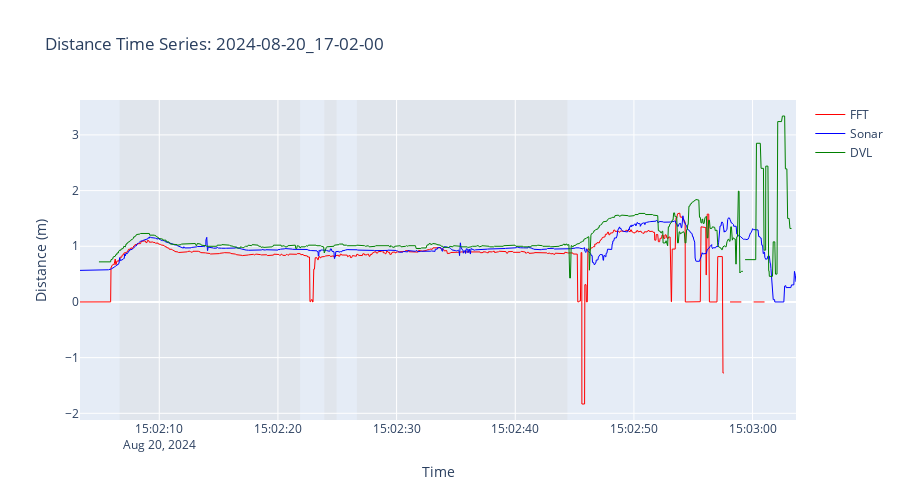
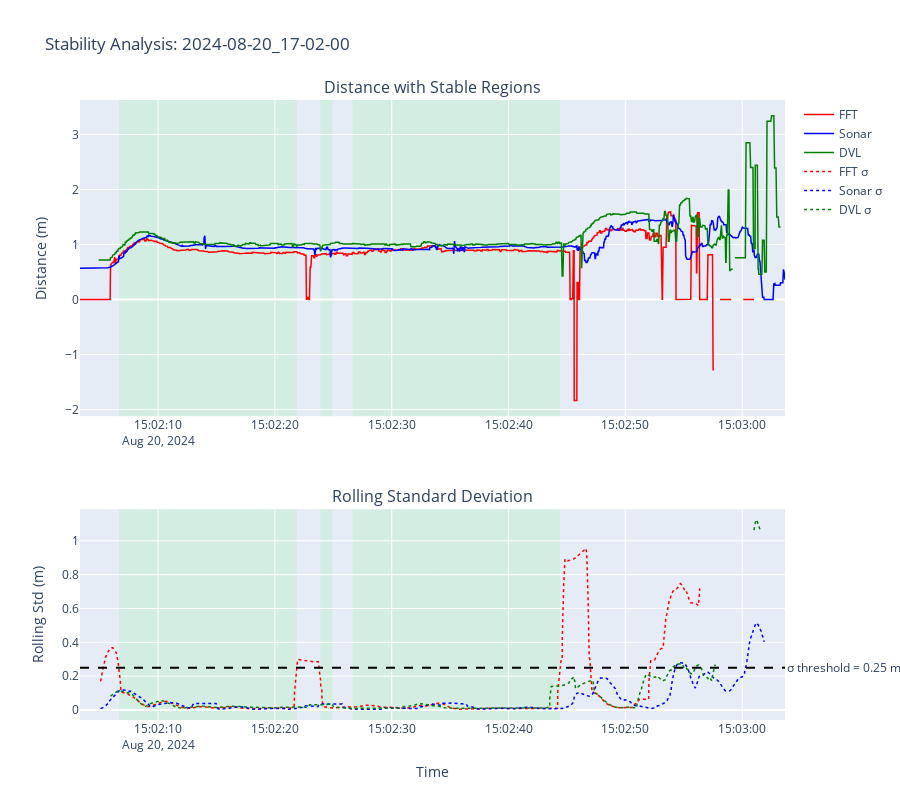
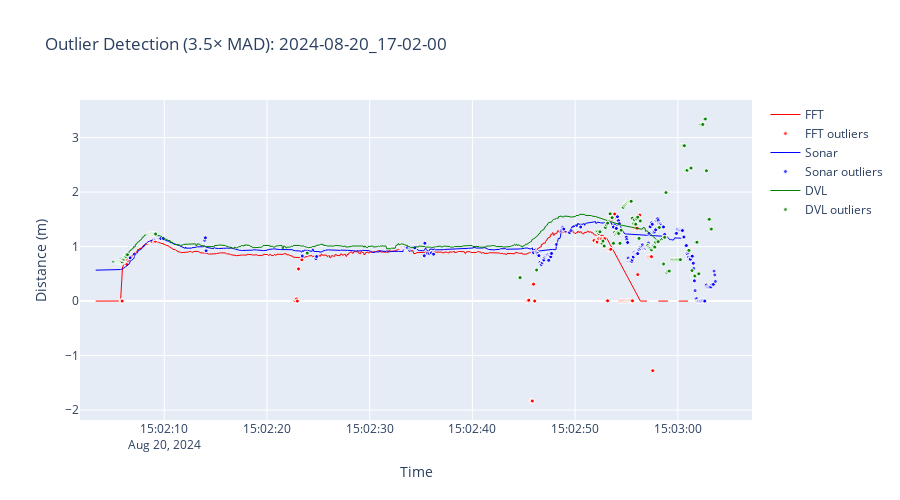
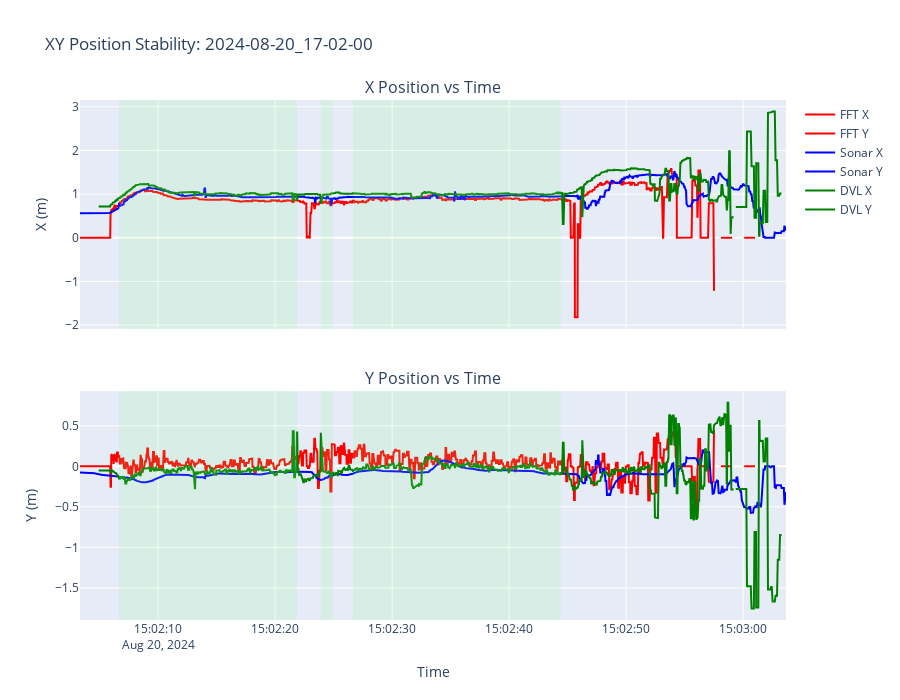

These figures' notebook cell, in order:
### Markdown cell above
## Generate Visualizations

### Code cell
print("\n=== GENERATING VISUALIZATIONS ===\n")

figs = create_visualizations(
    df, segments, TARGET_BAG, PLOTS_DIR,
    sigma_thresh=SIGMA_THRESH,
    outlier_k=OUTLIER_K
)

# Display plots
for name, fig in figs.items():
    print(f"\nDisplaying {name}...")
    fig.show()

print(f"\n✓ All plots saved to: {PLOTS_DIR}")

### Figure 1 — Plotly figure (JSON) as saved in the notebook; plotly's stock layout.template omitted (floating-point values rounded to 4 significant figures; data arrays with more than 128 entries replaced by an {"elided": "..."} marker saying what was removed)
{"data": [{"line": {"color": "red", "width": 1}, "mode": "lines", "name": "FFT", "type": "scatter", "x": {"elided": "1851 str values"}, "y": {"elided": "1851 float values"}}, {"line": {"color": "blue", "width": 1}, "mode": "lines", "name": "Sonar", "type": "scatter", "x": {"elided": "1851 str values"}, "y": {"elided": "1851 float values"}}, {"line": {"color": "green", "width": 1}, "mode": "lines", "name": "DVL", "type": "scatter", "x": {"elided": "1851 str values"}, "y": {"elided": "1851 float values"}}], "layout": {"height": 500, "hovermode": "x unified", "shapes": [{"fillcolor": "lightgray", "layer": "below", "line": {"width": 0}, "opacity": 0.3, "type": "rect", "x0": "2024-08-20T15:02:06.661056", "x1": "2024-08-20T15:02:21.868949", "xref": "x", "y0": 0, "y1": 1, "yref": "y domain"}, {"fillcolor": "lightgray", "layer": "below", "line": {"width": 0}, "opacity": 0.3, "type": "rect", "x0": "2024-08-20T15:02:23.913272", "x1": "2024-08-20T15:02:24.941790", "xref": "x", "y0": 0, "y1": 1, "yref": "y domain"}, {"fillcolor": "lightgray", "layer": "below", "line": {"width": 0}, "opacity": 0.3, "type": "rect", "x0": "2024-08-20T15:02:26.655815", "x1": "2024-08-20T15:02:44.398745", "xref": "x", "y0": 0, "y1": 1, "yref": "y domain"}], "title": {"text": "Distance Time Series: 2024-08-20_17-02-00"}, "xaxis": {"title": {"text": "Time"}}, "yaxis": {"title": {"text": "Distance (m)"}}}}

### Figure 2 — Plotly figure (JSON) as saved in the notebook; plotly's stock layout.template omitted (floating-point values rounded to 4 significant figures; data arrays with more than 128 entries replaced by an {"elided": "..."} marker saying what was removed)
{"data": [{"line": {"color": "red", "width": 1.5}, "mode": "lines", "name": "FFT", "type": "scatter", "x": {"elided": "1851 str values"}, "xaxis": "x", "y": {"elided": "1851 float values"}, "yaxis": "y"}, {"line": {"color": "blue", "width": 1.5}, "mode": "lines", "name": "Sonar", "type": "scatter", "x": {"elided": "1851 str values"}, "xaxis": "x", "y": {"elided": "1851 float values"}, "yaxis": "y"}, {"line": {"color": "green", "width": 1.5}, "mode": "lines", "name": "DVL", "type": "scatter", "x": {"elided": "1851 str values"}, "xaxis": "x", "y": {"elided": "1851 float values"}, "yaxis": "y"}, {"line": {"color": "red", "dash": "dot", "width": 1.5}, "mode": "lines", "name": "FFT σ", "type": "scatter", "x": {"elided": "1851 str values"}, "xaxis": "x2", "y": {"elided": "1851 float values"}, "yaxis": "y2"}, {"line": {"color": "blue", "dash": "dot", "width": 1.5}, "mode": "lines", "name": "Sonar σ", "type": "scatter", "x": {"elided": "1851 str values"}, "xaxis": "x2", "y": {"elided": "1851 float values"}, "yaxis": "y2"}, {"line": {"color": "green", "dash": "dot", "width": 1.5}, "mode": "lines", "name": "DVL σ", "type": "scatter", "x": {"elided": "1851 str values"}, "xaxis": "x2", "y": {"elided": "1851 float values"}, "yaxis": "y2"}], "layout": {"annotations": [{"font": {"size": 16}, "showarrow": false, "text": "Distance with Stable Regions", "x": 0.5, "xanchor": "center", "xref": "paper", "y": 1, "yanchor": "bottom", "yref": "paper"}, {"font": {"size": 16}, "showarrow": false, "text": "Rolling Standard Deviation", "x": 0.5, "xanchor": "center", "xref": "paper", "y": 0.34, "yanchor": "bottom", "yref": "paper"}, {"showarrow": false, "text": "σ threshold = 0.25 m", "x": 1, "xanchor": "left", "xref": "x2 domain", "y": 0.25, "yanchor": "middle", "yref": "y2"}], "height": 800, "hovermode": "x unified", "shapes": [{"fillcolor": "lightgreen", "layer": "below", "line": {"width": 0}, "opacity": 0.2, "type": "rect", "x0": "2024-08-20T15:02:06.661056", "x1": "2024-08-20T15:02:21.868949", "xref": "x", "y0": 0, "y1": 1, "yref": "y domain"}, {"fillcolor": "lightgreen", "layer": "below", "line": {"width": 0}, "opacity": 0.2, "type": "rect", "x0": "2024-08-20T15:02:23.913272", "x1": "2024-08-20T15:02:24.941790", "xref": "x", "y0": 0, "y1": 1, "yref": "y domain"}, {"fillcolor": "lightgreen", "layer": "below", "line": {"width": 0}, "opacity": 0.2, "type": "rect", "x0": "2024-08-20T15:02:26.655815", "x1": "2024-08-20T15:02:44.398745", "xref": "x", "y0": 0, "y1": 1, "yref": "y domain"}, {"line": {"color": "black", "dash": "dash"}, "type": "line", "x0": 0, "x1": 1, "xref": "x2 domain", "y0": 0.25, "y1": 0.25, "yref": "y2"}, {"fillcolor": "lightgreen", "layer": "below", "line": {"width": 0}, "opacity": 0.2, "type": "rect", "x0": "2024-08-20T15:02:06.661056", "x1": "2024-08-20T15:02:21.868949", "xref": "x2", "y0": 0, "y1": 1, "yref": "y2 domain"}, {"fillcolor": "lightgreen", "layer": "below", "line": {"width": 0}, "opacity": 0.2, "type": "rect", "x0": "2024-08-20T15:02:23.913272", "x1": "2024-08-20T15:02:24.941790", "xref": "x2", "y0": 0, "y1": 1, "yref": "y2 domain"}, {"fillcolor": "lightgreen", "layer": "below", "line": {"width": 0}, "opacity": 0.2, "type": "rect", "x0": "2024-08-20T15:02:26.655815", "x1": "2024-08-20T15:02:44.398745", "xref": "x2", "y0": 0, "y1": 1, "yref": "y2 domain"}], "title": {"text": "Stability Analysis: 2024-08-20_17-02-00"}, "xaxis": {"anchor": "y", "domain": [0, 1]}, "xaxis2": {"anchor": "y2", "domain": [0, 1], "title": {"text": "Time"}}, "yaxis": {"anchor": "x", "domain": [0.49, 1], "title": {"text": "Distance (m)"}}, "yaxis2": {"anchor": "x2", "domain": [0, 0.34], "title": {"text": "Rolling Std (m)"}}}}

### Figure 3 — Plotly figure (JSON) as saved in the notebook; plotly's stock layout.template omitted (floating-point values rounded to 4 significant figures; data arrays with more than 128 entries replaced by an {"elided": "..."} marker saying what was removed)
{"data": [{"line": {"color": "red", "width": 1}, "mode": "lines", "name": "FFT", "type": "scatter", "x": {"elided": "1625 str values"}, "y": {"elided": "1625 float values"}}, {"marker": {"color": "red", "line": {"color": "white", "width": 1}, "opacity": 0.7, "size": 4, "symbol": "circle"}, "mode": "markers", "name": "FFT outliers", "type": "scatter", "x": {"elided": "226 str values"}, "y": {"elided": "226 float values"}}, {"line": {"color": "blue", "width": 1}, "mode": "lines", "name": "Sonar", "type": "scatter", "x": {"elided": "1508 str values"}, "y": {"elided": "1508 float values"}}, {"marker": {"color": "blue", "line": {"color": "white", "width": 1}, "opacity": 0.7, "size": 4, "symbol": "circle"}, "mode": "markers", "name": "Sonar outliers", "type": "scatter", "x": {"elided": "343 str values"}, "y": {"elided": "343 float values"}}, {"line": {"color": "green", "width": 1}, "mode": "lines", "name": "DVL", "type": "scatter", "x": {"elided": "1534 str values"}, "y": {"elided": "1534 float values"}}, {"marker": {"color": "green", "line": {"color": "white", "width": 1}, "opacity": 0.7, "size": 4, "symbol": "circle"}, "mode": "markers", "name": "DVL outliers", "type": "scatter", "x": {"elided": "317 str values"}, "y": {"elided": "317 float values"}}], "layout": {"height": 500, "hovermode": "x unified", "title": {"text": "Outlier Detection (3.5× MAD): 2024-08-20_17-02-00"}, "xaxis": {"title": {"text": "Time"}}, "yaxis": {"title": {"text": "Distance (m)"}}}}

### Figure 4 — Plotly figure (JSON) as saved in the notebook; plotly's stock layout.template omitted (floating-point values rounded to 4 significant figures; data arrays with more than 128 entries replaced by an {"elided": "..."} marker saying what was removed)
{"data": [{"line": {"color": "red"}, "mode": "lines", "name": "FFT X", "type": "scatter", "x": {"elided": "1851 str values"}, "xaxis": "x", "y": {"elided": "1851 float values"}, "yaxis": "y"}, {"line": {"color": "red"}, "mode": "lines", "name": "FFT Y", "type": "scatter", "x": {"elided": "1851 str values"}, "xaxis": "x2", "y": {"elided": "1851 float values"}, "yaxis": "y2"}, {"line": {"color": "blue"}, "mode": "lines", "name": "Sonar X", "type": "scatter", "x": {"elided": "1851 str values"}, "xaxis": "x", "y": {"elided": "1851 float values"}, "yaxis": "y"}, {"line": {"color": "blue"}, "mode": "lines", "name": "Sonar Y", "type": "scatter", "x": {"elided": "1851 str values"}, "xaxis": "x2", "y": {"elided": "1851 float values"}, "yaxis": "y2"}, {"line": {"color": "green"}, "mode": "lines", "name": "DVL X", "type": "scatter", "x": {"elided": "1851 str values"}, "xaxis": "x", "y": {"elided": "1851 float values"}, "yaxis": "y"}, {"line": {"color": "green"}, "mode": "lines", "name": "DVL Y", "type": "scatter", "x": {"elided": "1851 str values"}, "xaxis": "x2", "y": {"elided": "1851 float values"}, "yaxis": "y2"}], "layout": {"annotations": [{"font": {"size": 16}, "showarrow": false, "text": "X Position vs Time", "x": 0.5, "xanchor": "center", "xref": "paper", "y": 1, "yanchor": "bottom", "yref": "paper"}, {"font": {"size": 16}, "showarrow": false, "text": "Y Position vs Time", "x": 0.5, "xanchor": "center", "xref": "paper", "y": 0.44, "yanchor": "bottom", "yref": "paper"}], "height": 700, "hovermode": "x unified", "shapes": [{"fillcolor": "LightGreen", "line": {"width": 0}, "opacity": 0.15, "type": "rect", "x0": "2024-08-20T15:02:06.661056", "x1": "2024-08-20T15:02:21.868949", "xref": "x", "y0": 0, "y1": 1, "yref": "y domain"}, {"fillcolor": "LightGreen", "line": {"width": 0}, "opacity": 0.15, "type": "rect", "x0": "2024-08-20T15:02:06.661056", "x1": "2024-08-20T15:02:21.868949", "xref": "x2", "y0": 0, "y1": 1, "yref": "y2 domain"}, {"fillcolor": "LightGreen", "line": {"width": 0}, "opacity": 0.15, "type": "rect", "x0": "2024-08-20T15:02:23.913272", "x1": "2024-08-20T15:02:24.941790", "xref": "x", "y0": 0, "y1": 1, "yref": "y domain"}, {"fillcolor": "LightGreen", "line": {"width": 0}, "opacity": 0.15, "type": "rect", "x0": "2024-08-20T15:02:23.913272", "x1": "2024-08-20T15:02:24.941790", "xref": "x2", "y0": 0, "y1": 1, "yref": "y2 domain"}, {"fillcolor": "LightGreen", "line": {"width": 0}, "opacity": 0.15, "type": "rect", "x0": "2024-08-20T15:02:26.655815", "x1": "2024-08-20T15:02:44.398745", "xref": "x", "y0": 0, "y1": 1, "yref": "y domain"}, {"fillcolor": "LightGreen", "line": {"width": 0}, "opacity": 0.15, "type": "rect", "x0": "2024-08-20T15:02:26.655815", "x1": "2024-08-20T15:02:44.398745", "xref": "x2", "y0": 0, "y1": 1, "yref": "y2 domain"}], "title": {"text": "XY Position Stability: 2024-08-20_17-02-00"}, "xaxis": {"anchor": "y", "domain": [0, 1], "matches": "x2", "showticklabels": false}, "xaxis2": {"anchor": "y2", "domain": [0, 1], "title": {"text": "Time"}}, "yaxis": {"anchor": "x", "domain": [0.56, 1], "title": {"text": "X (m)"}}, "yaxis2": {"anchor": "x2", "domain": [0, 0.44], "title": {"text": "Y (m)"}}}}
